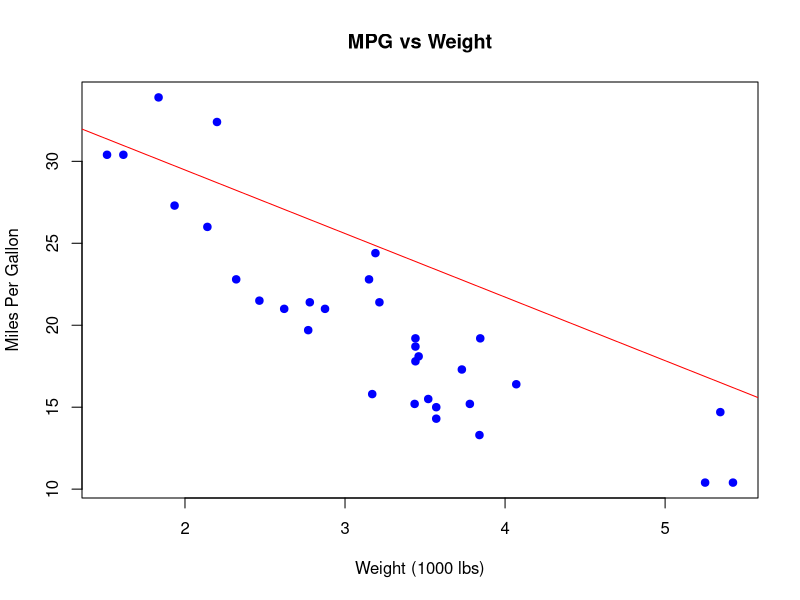

Source code (R):
# Load the mtcars dataset
data(mtcars)

# Fit a linear regression model: mpg predicted by wt and hp
linear_model <- lm(mpg ~ wt + hp, data = mtcars)

# Display the summary of the model
summary(linear_model)

# Plot the relationship between weight and mpg
plot(mtcars$wt, mtcars$mpg, main = "MPG vs Weight",
     xlab = "Weight (1000 lbs)", ylab = "Miles Per Gallon",
     pch = 19, col = "blue")
abline(linear_model, col = "red")
